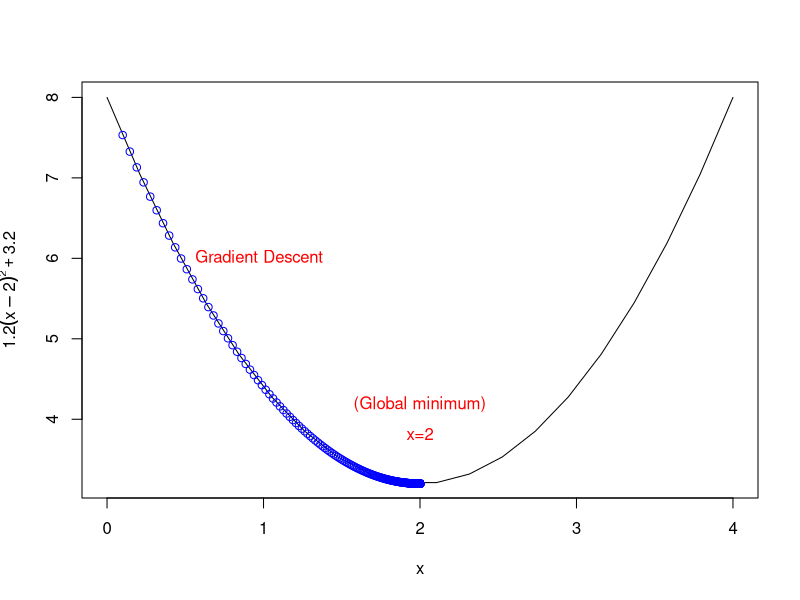

This chart was generated by the following R code:
rm(list=ls())
xs <- seq(0,4,len=20) 
xs

f <-  function(x) {1.2 * (x-2)^2 + 3.2}

# plot the function 
plot(xs , f (xs), type="l",xlab="x",ylab=expression(1.2(x-2)^2 +3.2)) 

# calculate the gradient df/dx

grad <- function(x){
  1.2*2*(x-2)
}

# df/dx = 2.4(x-2), if x = 2 then 2.4(2-2) = 0
# The actual solution we will approximate with gradient descent
# is  x = 2 as depicted in the plot below
# gradient descent implementation
x <- 0.1 # initialize the first guess for x-value
xtrace <- x  # store x -values for graphing purposes (initial)
ftrace <- f(x) # store y-values (function evaluated at x) for graphing purposes (initial)
stepFactor <- 0.01 # learning rate 'alpha'
for (step in 1:5000) {
  x <- x - stepFactor*grad(x) # gradient descent update
  xtrace <- c(xtrace,x) # update for graph
  ftrace <- c(ftrace,f(x)) # update for graph
}

lines ( xtrace , ftrace , type="b",col="blue") # type=b (both points & lines)
text (0.5,6, "Gradient Descent",col="red",pos= 4)

# print final value of x
print(x) # x converges to 2.0
text(2,4,"x=2",col="red",pos=1)
text(2,4,"(Global minimum)",col="red",pos=3)
